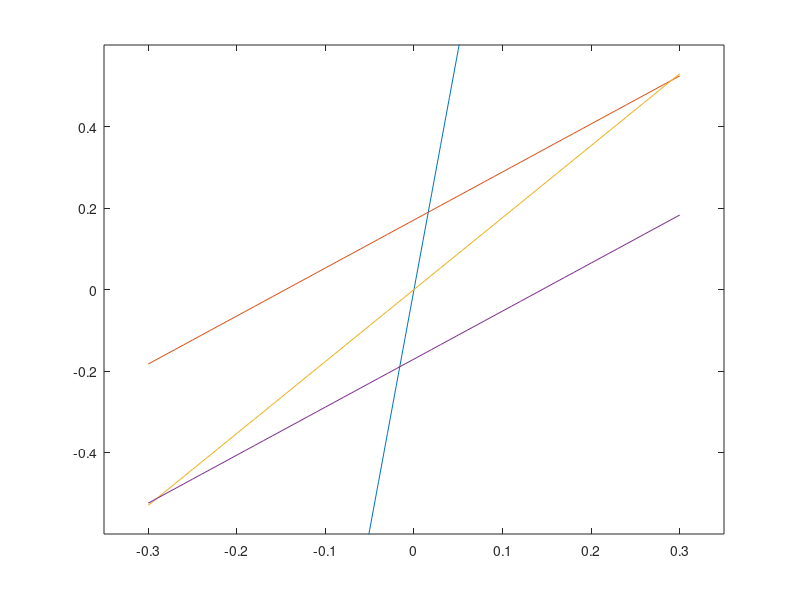

Source code (MATLAB):
clc; clear; close all;

% SaD = 0.2324;
% TeD = 2.5;
% DampingRatio = 0.25;
SaD = 0.195;
TeD = 3;
DampingRatio = 0.2;

W = 35.53421364;
postYieldingRatio = 0.1;
LRBs = 9;

dleta = 0.000001;
g = 9.81;

KeD = W / ((TeD / (2 * pi)) ^ 2) / g;

if DampingRatio <= 0.02
    BS = 0.8;
    B1 = 0.8;
elseif 0.02 < DampingRatio && DampingRatio <= 0.05
    BS = (DampingRatio - 0.02) / 0.03 * (1 - 0.8) + 0.8;
    B1 = (DampingRatio - 0.02) / 0.03 * (1 - 0.8) + 0.8;
elseif 0.05 < DampingRatio && DampingRatio <= 0.1
    BS = (DampingRatio - 0.05) / 0.05 * (1.33 - 1) + 1;
    B1 = (DampingRatio - 0.05) / 0.05 * (1.25 - 1) + 1;
elseif 0.1 < DampingRatio && DampingRatio <= 0.2
    BS = (DampingRatio - 0.1) / 0.1 * (1.6 - 1.33) + 1.33;
    B1 = (DampingRatio - 0.1) / 0.1 * (1.5 - 1.25) + 1.25;
elseif 0.2 < DampingRatio && DampingRatio <= 0.3
    BS = (DampingRatio - 0.2) / 0.1 * (1.79 - 1.6) + 1.6;
    B1 = (DampingRatio - 0.2) / 0.1 * (1.63 - 1.5) + 1.5;
elseif 0.3 < DampingRatio && DampingRatio <= 0.4
    BS = (DampingRatio - 0.3) / 0.1 * (1.87 - 1.79) + 1.79;
    B1 = (DampingRatio - 0.3) / 0.1 * (1.7 - 1.63) + 1.63;
elseif 0.4 < DampingRatio && DampingRatio <= 0.5
    BS = (DampingRatio - 0.4) / 0.1 * (1.93 - 1.87) + 1.87;
    B1 = (DampingRatio - 0.4) / 0.1 * (1.75 - 1.7) + 1.7;
elseif 0.5 < DampingRatio
    BS = 1.93;
    B1 = 1.75;
end

B = B1;

DD = g / (4 * pi ^ 2) * SaD * TeD ^ 2 / B;

% syms Qd; % be careful performance issue.

% Kd = KeD - Qd / DD;

% Ku = Kd / postYieldingRatio;

% Dy = Qd / (Ku - Kd);

% ATD = 4 * Qd * (DD - Dy);

% solQd = double(solve(DampingRatio == ATD / (2 * pi * KeD * DD ^ 2), Qd))

Qd = dleta;
nextDampingRatio = 0;

while abs(nextDampingRatio - DampingRatio) > dleta

    Kd = KeD - Qd / DD;

    Ku = Kd / postYieldingRatio;

    Dy = Qd / (Ku - Kd);

    ATD = 4 * Qd * (DD - Dy);

    nextDampingRatio = ATD / (2 * pi * KeD * DD ^ 2);

    Qd = Qd + dleta;

end

B
DD
KeD

% Fy1 = Ku * Dy / LRBs

singleKu = Ku / LRBs
singleKd = Kd / LRBs
singleQd = Qd / LRBs

fprintf('======================');
singleKeD = KeD / LRBs
DampingRatio
singleKu = Ku / LRBs
Fy = (Qd + Kd * Dy) / LRBs
postYieldingRatio

x = -0.3 : 0.01 : 0.3;
y1 = singleKu * x;
y2 = singleKd * x + singleQd;
y3 = singleKeD * x;
y4 = singleKd * x - singleQd;

figure;
plot(x, y1, x, y2, x, y3, x, y4);
title('');
xlabel('');
ylabel('');
axis([-0.35 0.35 -0.6 0.6]);
